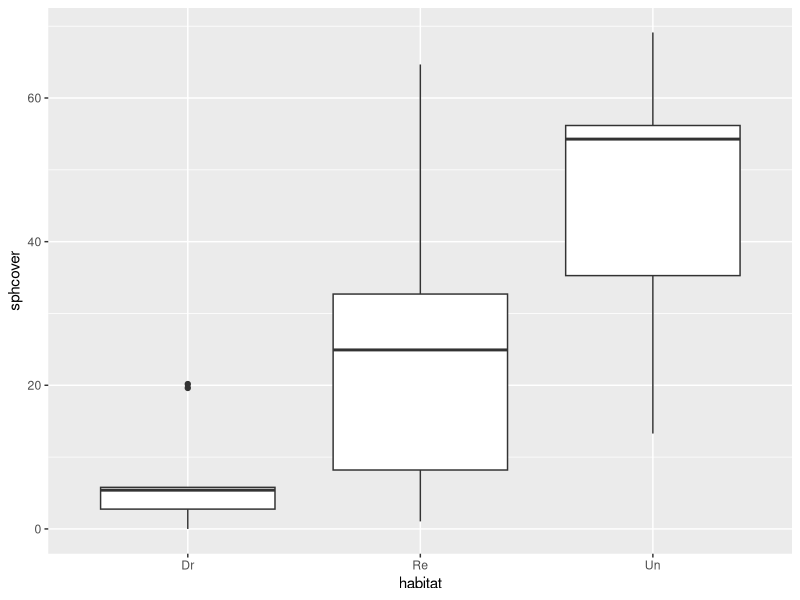

The R source for this figure:
## ---- chunk 1
knitr::opts_chunk$set(echo = TRUE)
## ---- chunk 2
cover <- read.csv("sphagnum_cover.csv")
str(cover)
## ---- chunk 3
library(ggplot2)
ggplot(cover, aes(x = habitat, y = sphcover)) +
    geom_boxplot()
